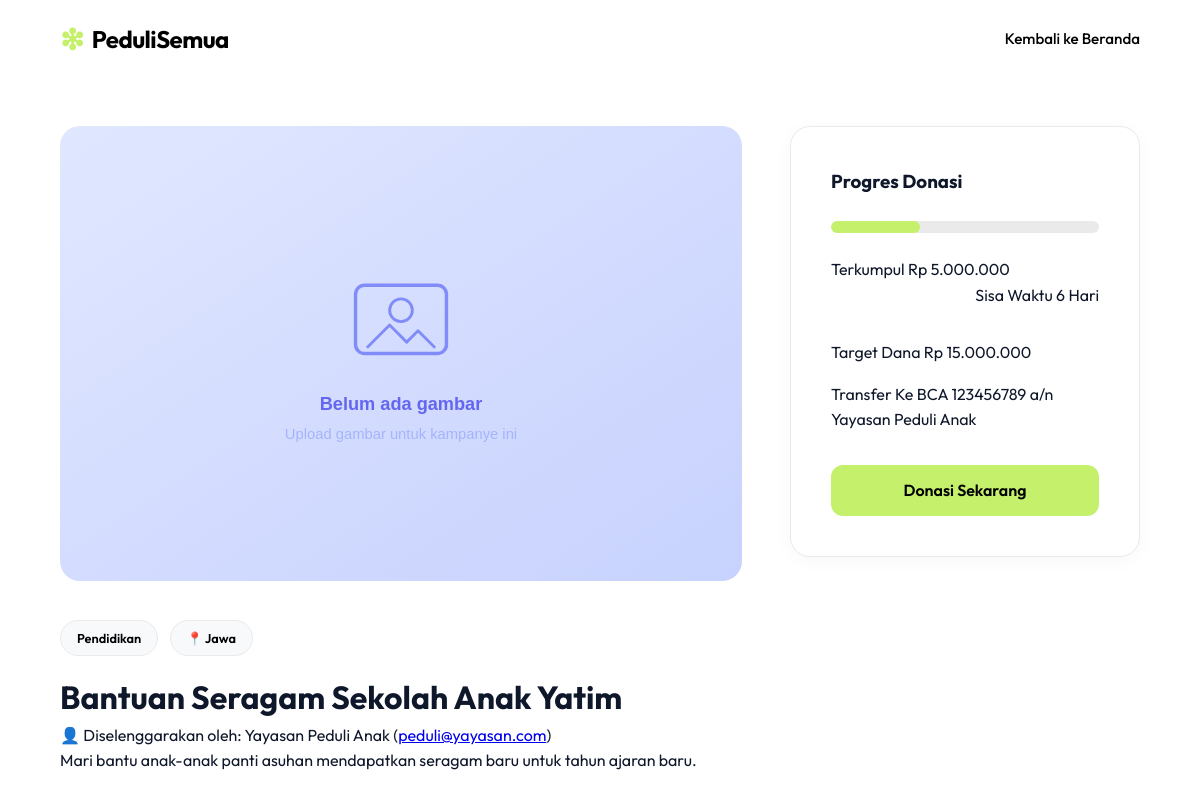
Screenshot of /detail.php?id=1 with the database file from the repository.
### tables this page shows
CREATE TABLE `kampanye` (
  `id` int(11) NOT NULL AUTO_INCREMENT,
  `pengelola_id` int(11) NOT NULL,
  `judul_kampanye` varchar(150) NOT NULL,
  `kategori` enum('Bencana Alam','Pendidikan','Kesehatan','Lingkungan') NOT NULL,
  `lokasi` varchar(100) NOT NULL,
  `deskripsi` text NOT NULL,
  `target_dana` decimal(15,2) NOT NULL,
  `dana_terkumpul` decimal(15,2) DEFAULT 0.00,
  `batas_waktu` date NOT NULL,
  `gambar` varchar(255) NOT NULL DEFAULT 'uploads/placeholder.svg',
  `rekening_donasi` varchar(100) NOT NULL,
  PRIMARY KEY (`id`),
  KEY `pengelola_id` (`pengelola_id`),
  CONSTRAINT `kampanye_ibfk_1` FOREIGN KEY (`pengelola_id`) REFERENCES `users` (`id`) ON DELETE CASCADE
);

CREATE TABLE `users` (
  `id` int(11) NOT NULL AUTO_INCREMENT,
  `username` varchar(50) NOT NULL,
  `password` varchar(255) NOT NULL,
  `role` enum('donatur','pengelola') NOT NULL,
  `nama_lengkap` varchar(100) NOT NULL,
  `email` varchar(100) NOT NULL,
  `no_telepon` varchar(20) NOT NULL,
  `alamat` text DEFAULT NULL,
  PRIMARY KEY (`id`),
  UNIQUE KEY `username` (`username`),
  UNIQUE KEY `email` (`email`)
);

### detail.php (the view, shortened to what this page needs)
<?php
require 'koneksi.php';
$id = (int) $_GET['id'];
$stmt = $conn->prepare("SELECT kampanye.*, users.nama_lengkap as nama_penyelenggara, users.email as email_penyelenggara
                        FROM kampanye
                        JOIN users ON kampanye.pengelola_id = users.id
                        WHERE kampanye.id = ?");
$stmt->bind_param("i", $id);
$stmt->execute();
$result = $stmt->get_result();
$k = $result->fetch_assoc();
$progress = ($k['target_dana'] > 0) ? ($k['dana_terkumpul'] / $k['target_dana']) * 100 : 0;
$date1 = new DateTime();
$date2 = new DateTime($k['batas_waktu']);
$interval = $date1->diff($date2);
$days_left = $interval->format('%a');
?>
<!DOCTYPE html>
<html lang="id">
<head>
    <link rel="stylesheet" href="style.css">
</head>
<body>
    <header>
        <a href="index.php" class="logo"><span class="logo-icon">❇</span> PeduliSemua</a>
        <nav>
            <ul>
                <li><a href="index.php">Kembali ke Beranda</a></li>
            </ul>
        </nav>
    </header>
    <div class="container">
        <div class="detail-layout">
            <div class="detail-content">
                <img src="<?php echo htmlspecialchars($k['gambar']); ?>" alt="<?php echo htmlspecialchars($k['judul_kampanye']); ?>" class="detail-img" onerror="this.onerror=null;this.src='uploads/placeholder.svg';">
                <div class="detail-header-badges">
                    <span class="badge"><?php echo htmlspecialchars($k['kategori']); ?></span>
                    <span class="badge">📍 <?php echo htmlspecialchars($k['lokasi']); ?></span>
                </div>
                <h1><?php echo htmlspecialchars($k['judul_kampanye']); ?></h1>
                <p class="detail-organizer-box">
                    <span class="text-lg">👤</span> Diselenggarakan oleh:
                    <?php echo htmlspecialchars($k['nama_penyelenggara']); ?>
                    (<a
                        href="mailto:<?php echo htmlspecialchars($k['email_penyelenggara']); ?>"><?php echo htmlspecialchars($k['email_penyelenggara']); ?></a>)
                </p>
                <div class="detail-desc">
                    <?php echo nl2br(htmlspecialchars($k['deskripsi'])); ?>
                </div>
            </div>
            <div class="detail-sidebar">
                <div class="glass-card sticky-sidebar">
                    <h3>Progres Donasi</h3>
                    <div class="progress-container" style="height: 12px; margin: 1.5rem 0;">
                        <div class="progress-fill" style="width: <?php echo $progress; ?>%;"></div>
                    </div>
                    <div class="donation-stats">
                        <div class="stat-item">
                            <span class="stat-label">Terkumpul</span>
                            <span class="stat-value">Rp
                                <?php echo number_format($k['dana_terkumpul'], 0, ',', '.'); ?></span>
                        </div>
                        <div class="stat-item" style="text-align: right;">
                            <span class="stat-label">Sisa Waktu</span>
                            <span class="stat-value"><?php echo $days_left; ?> Hari</span>
                        </div>
                    </div>
                    <div class="stat-item"
                        style="margin-top: 1rem; padding-top: 1rem; border-top: 1px solid var(--border);">
                        <span class="stat-label">Target Dana</span>
                        <span class="stat-value" style="color: var(--text);">Rp
                            <?php echo number_format($k['target_dana'], 0, ',', '.'); ?></span>
                    </div>
                    <div class="stat-item" style="margin-top: 1rem;">
                        <span class="stat-label">Transfer Ke</span>
                        <span class="stat-value"
                            style="color: var(--primary); font-size: 1rem;"><?php echo htmlspecialchars($k['rekening_donasi']); ?></span>
                    </div>
                    <a href="donasi.php?id=<?php echo $k['id']; ?>" class="btn-primary"
                        style="display: block; text-align: center; margin-top: 2rem;">Donasi Sekarang</a>
                </div>
            </div>
        </div>
    </div>
</body>
</html>

### style.css (style rules this page uses)
* { margin: 0; padding: 0; box-sizing: border-box; font-family: 'Outfit', 'Plus Jakarta Sans', sans-serif; }
body { background-color: #ffffff; color: #0f172a; line-height: 1.6; overflow-x: hidden; }
header { background: #ffffff; padding: 1rem 5%; display: flex; justify-content: space-between; align-items: center; }
.logo { font-size: 1.5rem; font-weight: 700; color: #000000; text-decoration: none; display: flex; align-items: center; gap: 8px; letter-spacing: -0.5px; }
.logo-icon { color: #c4f06b; font-size: 1.8rem; }
nav ul { list-style: none; display: flex; gap: 2rem; align-items: center; }
nav ul li a { color: #000000; text-decoration: none; font-weight: 500; font-size: 0.95rem; transition: all 0.3s ease; }
.btn-primary { display: inline-block; background: #c4f06b; color: #000000; padding: 0.8rem 2rem; border-radius: 12px; text-decoration: none; font-weight: 600; border: none; cursor: pointer; transition: all 0.3s ease; text-align: center; font-size: 1rem; }
.container { padding: 3rem 5%; max-width: 1400px; margin: 0 auto; }
.progress-container { width: 100%; height: 6px; background: #eaeaea; border-radius: 10px; margin: 1rem 0; overflow: hidden; }
.progress-fill { height: 100%; background: #c4f06b; border-radius: 10px; }
.glass-card { background: #ffffff; border: 1px solid #eaeaea; border-radius: 20px; padding: 2.5rem; box-shadow: 0 4px 20px rgba(0, 0, 0, 0.03); }
.detail-layout { display: grid; grid-template-columns: 1fr 350px; gap: 3rem; align-items: start; }
.detail-img { width: 100%; border-radius: 20px; margin-bottom: 2rem; }
.badge { display: inline-block; padding: 0.4rem 1rem; background: #f8f9fa; color: #000; border-radius: 50px; font-size: 0.8rem; font-weight: 600; margin-bottom: 1rem; margin-right: 0.5rem; border: 1px solid #eaeaea; }

### rows the page displays
kampanye: kategori "Pendidikan", lokasi "Jawa", judul_kampanye "Bantuan Seragam Sekolah Anak Yatim", pengelola.nama_lengkap "Yayasan Peduli Anak", pengelola.email "peduli@yayasan.com", deskripsi "Mari bantu anak-anak panti asuhan mendapatkan seragam baru untuk tahun ajaran baru.", dana_terkumpul "5.000.000", target_dana "15.000.000", rekening_donasi "BCA 123456789 a/n Yayasan Peduli Anak"
